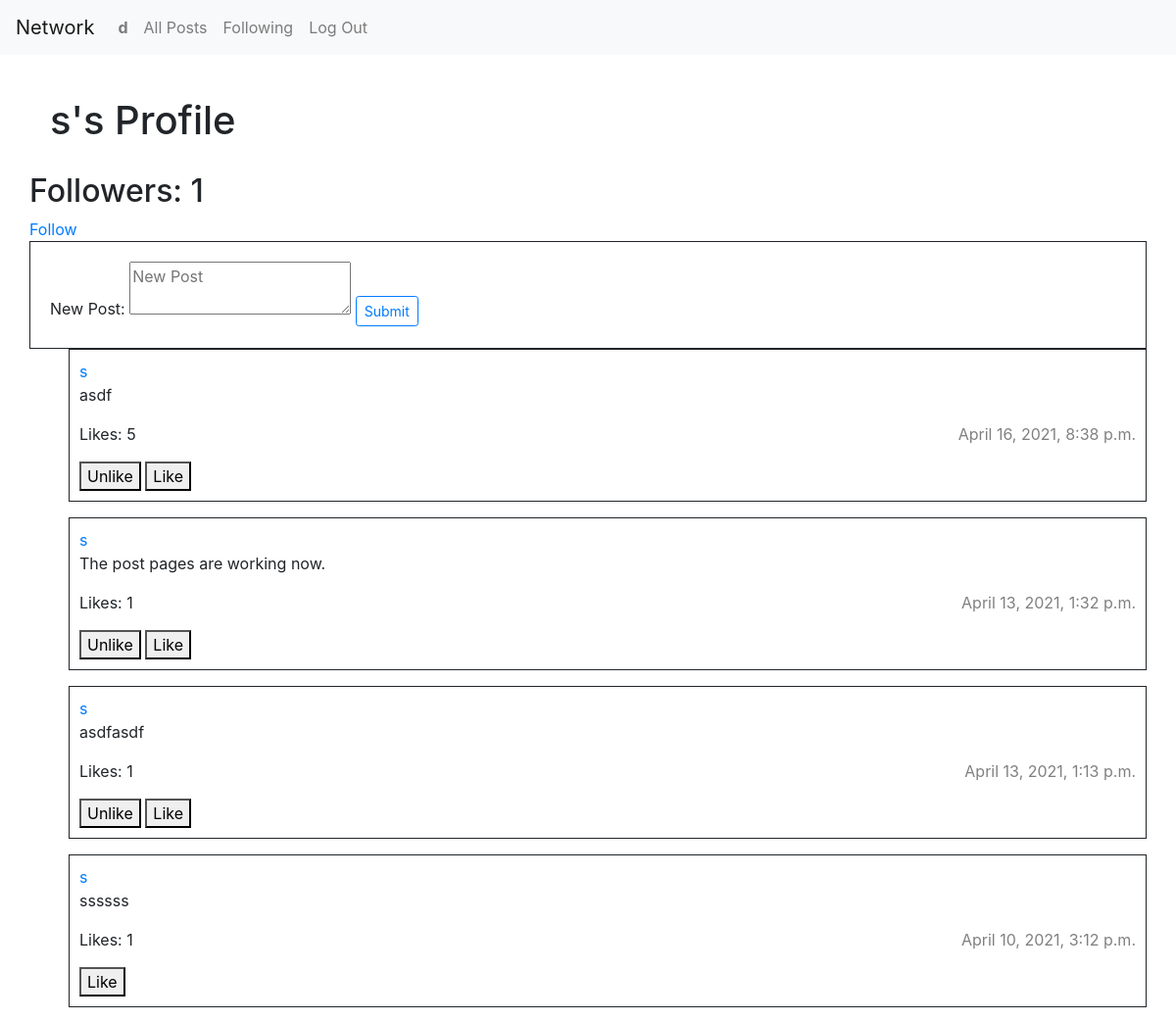
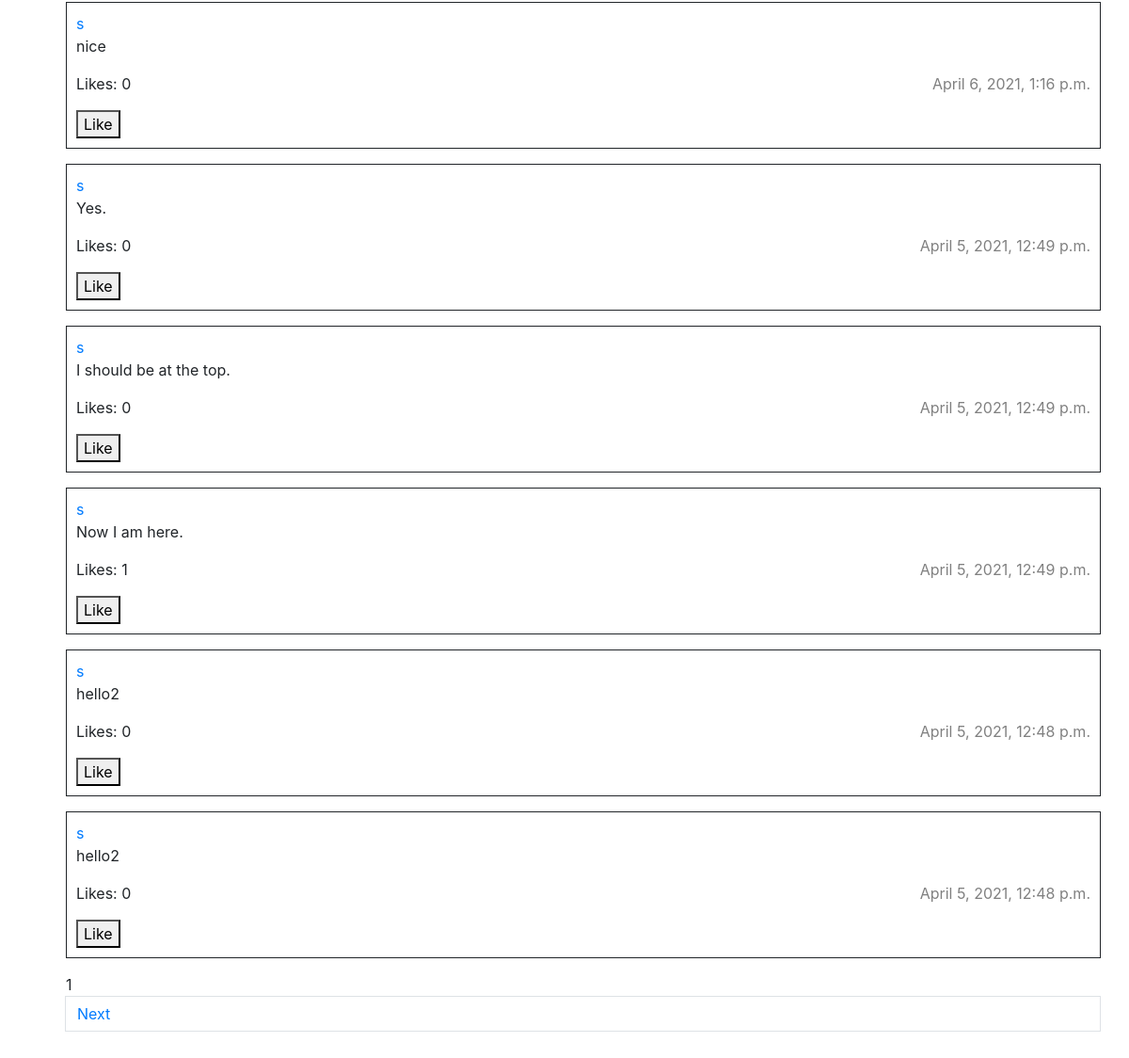
Before: /post/2 (signed in) with the older database file (2 pictures, top to bottom).
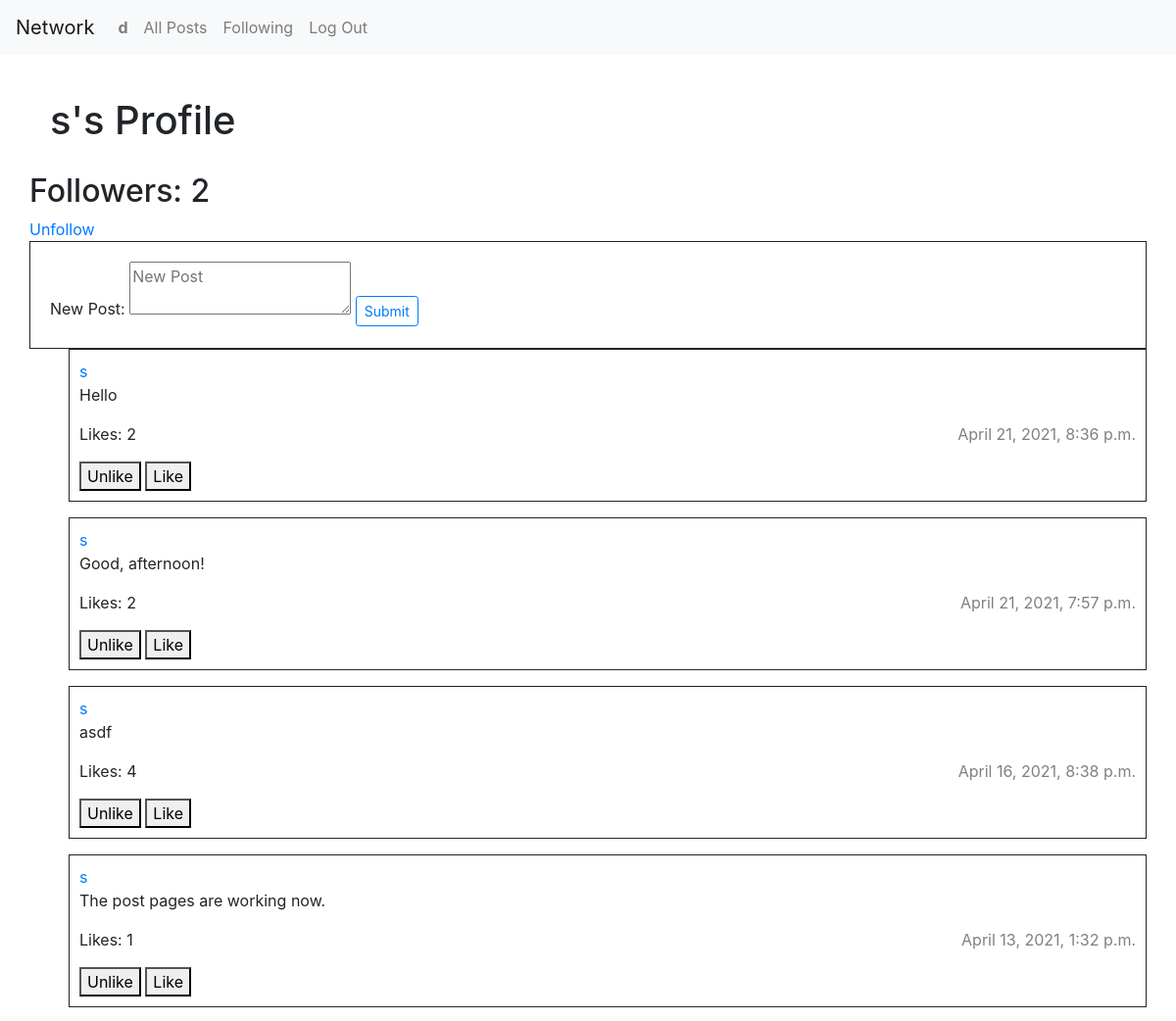
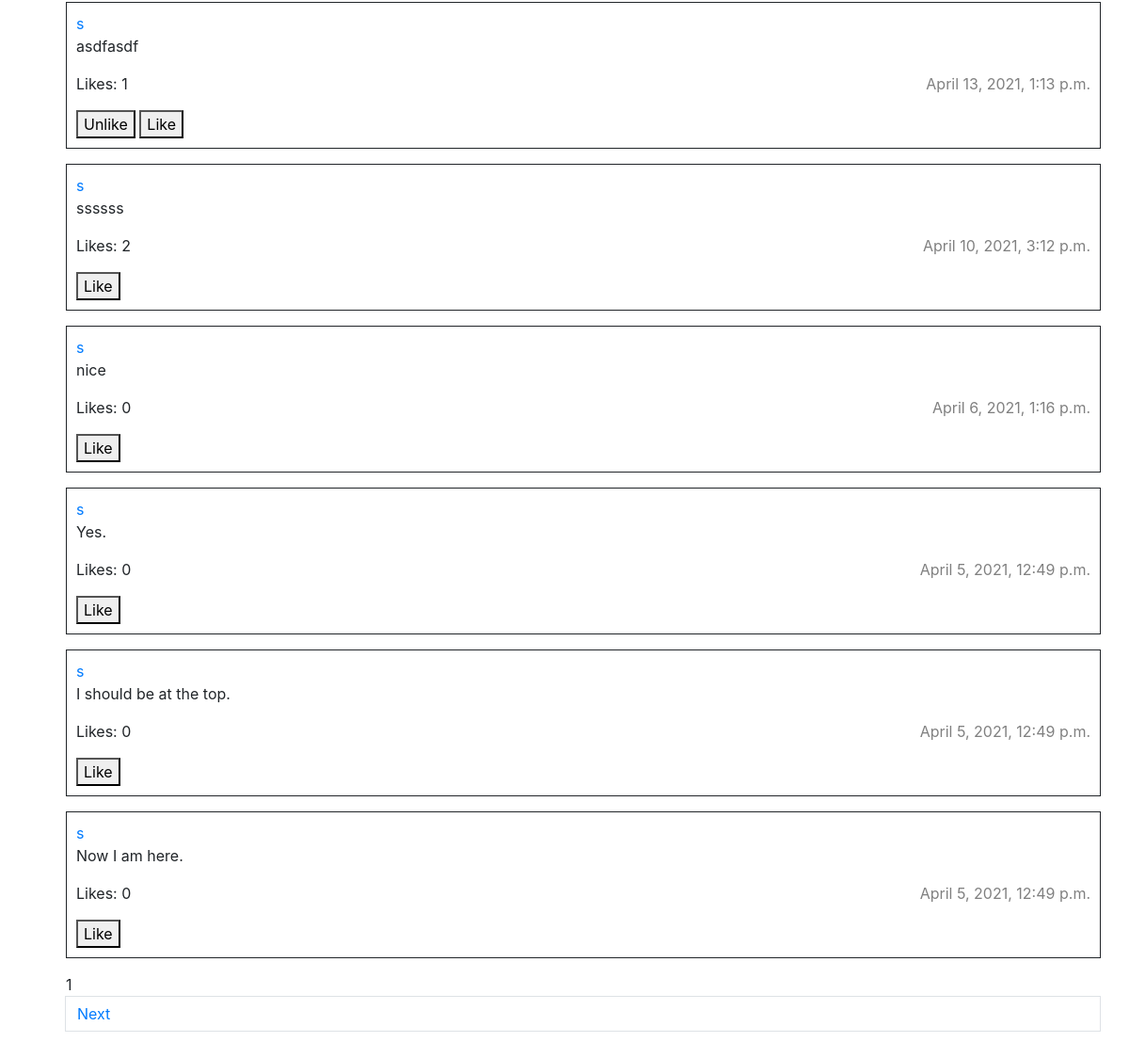
After: the same page with the newer database file (2 pictures, top to bottom).
### network/models.py (models this page shows, shortened)
class User(AbstractUser):
    pass

class Post(models.Model):
    author = models.ForeignKey("User", on_delete=models.PROTECT, related_name="posted")
    body = models.TextField(blank=True)
    timestamp = models.DateTimeField(auto_now_add=True)

class Like(models.Model):
    liker = models.ForeignKey("User", on_delete=models.CASCADE, related_name="likers")
    post = models.ManyToManyField("Post", blank=True, related_name="likes")

### network/views.py (the view)
# urls.py: path("post/<int:user_id>", views.index, name="index"),
def index(request, user_id):
    following = True
    view = request.GET.get('view', 0)
    if view != 0:
        user_profile = 'Following Posts'
        try:
            follower = UserUser.objects.get(follower=view)
            following = follower.following.all()
            posts = Post.objects.none()
            for f in following:
                post = Post.objects.filter(author=f.id)
                posts = post | posts
        except ObjectDoesNotExist:
            return render(request, "network/error.html", {
                "error": "You are not following anyone"
            })
    elif user_id > 0:
        user_profile = User.objects.get(id=user_id)
        posts = Post.objects.filter(author=user_profile)
        f = request.user.followers.all()
        if not request.user.followers.filter(following=user_profile.id).exists():
            following = False
    else:
        user_profile = None
        posts = Post.objects.all()
    posts = posts.order_by("-timestamp").all()
    page_number = request.GET.get('page', 1)
    p = Paginator(posts, 10)
    return render(request, "network/index.html", {
        "user_profile": user_profile,
        "page": p.page(page_number),
        "user_profile": user_profile,
        "following": following,
        "like": like,
    })

### network/templates/network/index.html (shortened to what this page needs)
{% extends "network/layout.html" %}
{% load static %}
{% block body %}
    {% if user_profile == "Following Posts" %}
        <h1 class="alert">{{ user_profile }}</h1>
    {% elif user_profile.username %}
        <h1 class="alert">{{ user_profile.username }}'s Profile</h1>
        <h2>Followers: {{ user_profile.followings.count }}</h2>
        {% if user.is_authenticated and user_profile.id != user.id %}
            {% if following == True %}
                <a href="{% url 'follow' user_profile.id %}">Unfollow</a>
            {% else %}
                <a href="{% url 'follow' user_profile.id %}">Follow</a>
            {% endif %}
        {% endif %}
    {% else %}
        <h1 class="alert">All Posts</h1>
    {% endif %}
    <div id="newPost">
        <form>
            <label>New Post: </label>
            <textarea class="post_body" type="text" placeholder="New Post"></textarea>
            <input type="submit" class="btn btn-sm btn-outline-primary">
        </form>
    </div>
    {% for p in page %}
        <ul>
            <li class="post_item post_{{ p.id }}">
                    <a href="{% url 'index' p.author.id %}">{{ p.author }}</a>
                    <div class="edit_button_{{ p.id }}">
                        <p>{{ p.body }}</div> <span class="timestamp">{{ p.timestamp }}</span></p>
                    <p class="like_counter_{{ p.id }}">Likes: {{ p.likes.count }}</p>
                    {% for liked in p.likes.all %}
                        {% if liked.liker.id == user.id and p.author.id != user.id %}
                            <button class="like_button" data-post="{{ p.id }}">Unlike</button>
                        {% endif %}
                    {% endfor %}
                    {% if p.author.id != user.id %}
                        <button class="like_button" data-post="{{ p.id }}">Like</button>
                    {% endif %}
            </li>
        </ul>
    {% endfor %}
    <nav>
        <ul class="post_page">
                <li class="page_item active">
                    <span class="page_link">
                        {{ page.number }}
                    </span>
                </li>
            {% if page.has_next %}
                <li class="page_item">
                    <a class="page-link" href="?page={{ page.next_page_number }}">Next</a>
                </li>
            {% endif %}
        </ul>
    </nav>
{% endblock %}

Changed rows visible on the page:
no longer on this page (row unchanged): Post: author "s", body "hello2", timestamp "April 5, 2021, 12:48 p.m.", likes.count "0"
no longer on this page (row unchanged): Post: author "s", body "hello2", timestamp "April 5, 2021, 12:48 p.m.", likes.count "0"
changed User (number 2 of 2 on the later page): followings.count "1" → "2"
added Post: author "s", body "Hello", timestamp "April 21, 2021, 8:36 p.m.", likes.count "2"
added Post: author "s", body "Good, afternoon!", timestamp "April 21, 2021, 7:57 p.m.", likes.count "2"
computed for Post "asdf": likes.count "5" → "4"
computed for Post "ssssss": likes.count "1" → "2"
computed for Post "Now I am here.": likes.count "1" → "0"
Other visible differences:
text no longer shown: "Follow"
text now shown: "Unfollow"
